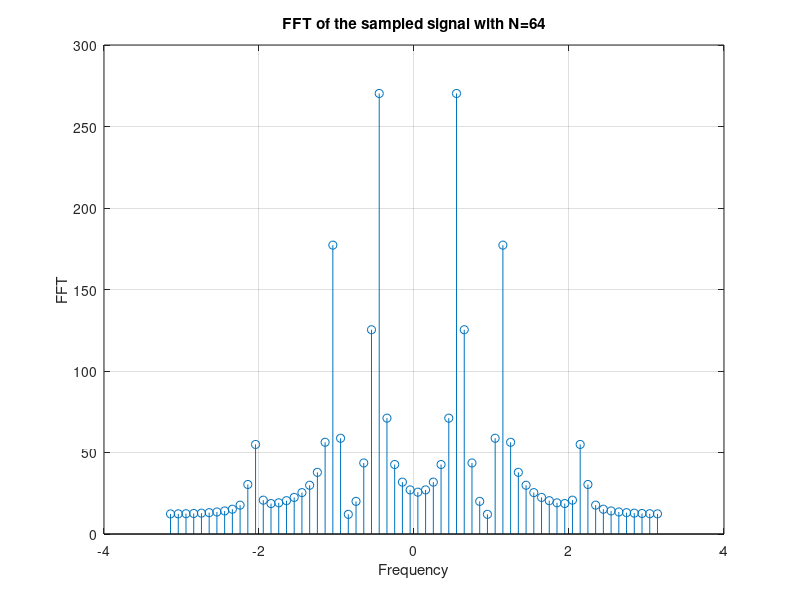
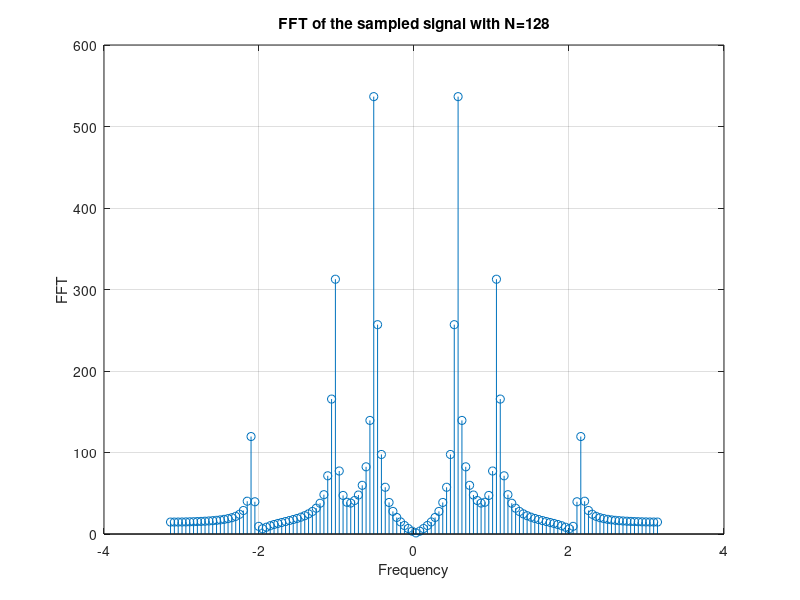
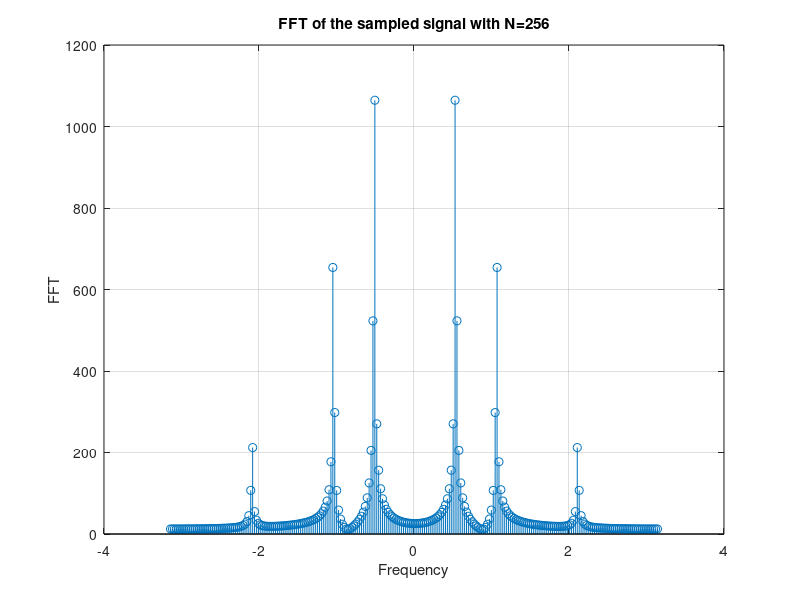
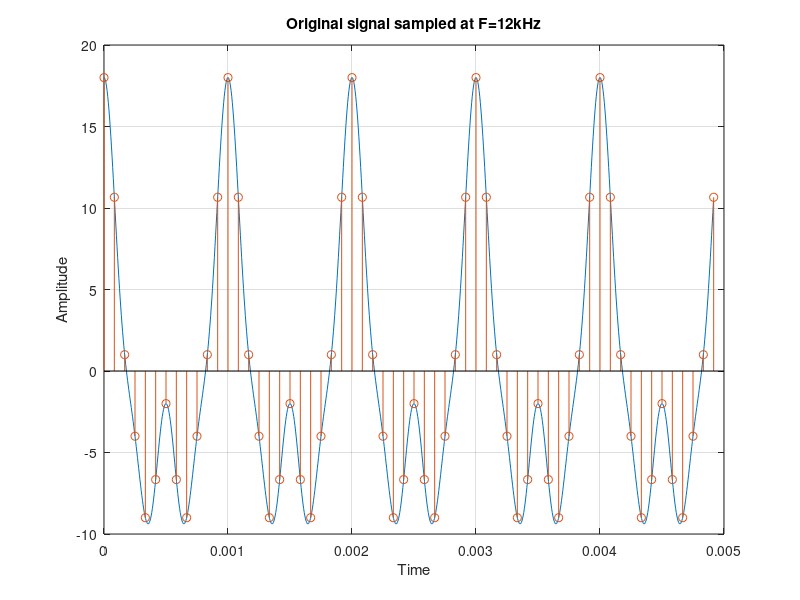

Source code (MATLAB) for these figures, in order:
clear all;
clc;

fs=12e3;
f0=200e3;

t=0:1/f0:59/fs;
x = 10*cos(2*pi*1000*t) + 6*cos(2*pi*2000*t) + 2*cos(2*pi*4000*t);

t0=0:1/fs:59/fs;
x0 = 10*cos(2*pi*1000*t0) + 6*cos(2*pi*2000*t0) + 2*cos(2*pi*4000*t0);
figure(4);
plot(t,x);
hold on;
stem(t0,x0);
grid on;
xlabel('Time'); 
ylabel('Amplitude');
title('Original signal sampled at F=12kHz');


n1=64;
t1=0: 1/fs: (n1-1)/fs;
x1 = 10*cos(2*pi*1000*t1) + 6*cos(2*pi*2000*t1) + 2*cos(2*pi*4000*t1);
y1=fft(x1,n1);
y11=fftshift(y1);
f1=linspace(-pi, pi, n1);



figure(1);
stem(f1, abs(y11));
xlabel('Frequency'); 
ylabel('FFT');
title('FFT of the sampled signal with N=64');
grid on;

n2=128;
t2=0: 1/fs: (n2-1)/fs;
x2 = 10*cos(2*pi*1000*t2) + 6*cos(2*pi*2000*t2) + 2*cos(2*pi*4000*t2);
y2=fft(x2,n2);
y21=fftshift(y2);
f2=linspace(-pi, pi, n2);

figure(2);
stem(f2, abs(y21));
xlabel('Frequency'); 
ylabel('FFT');
title('FFT of the sampled signal with N=128');
grid on;

n3=256;
t3=0: 1/fs: (n3-1)/fs;
x3 = 10*cos(2*pi*1000*t3) + 6*cos(2*pi*2000*t3) + 2*cos(2*pi*4000*t3);
y3=fft(x3,n3);
y31=fftshift(y3);
f3=linspace(-pi, pi, n3);

figure(3);
stem(f3, abs(y31));
xlabel('Frequency'); 
ylabel('FFT');
title('FFT of the sampled signal with N=256');
grid on;





